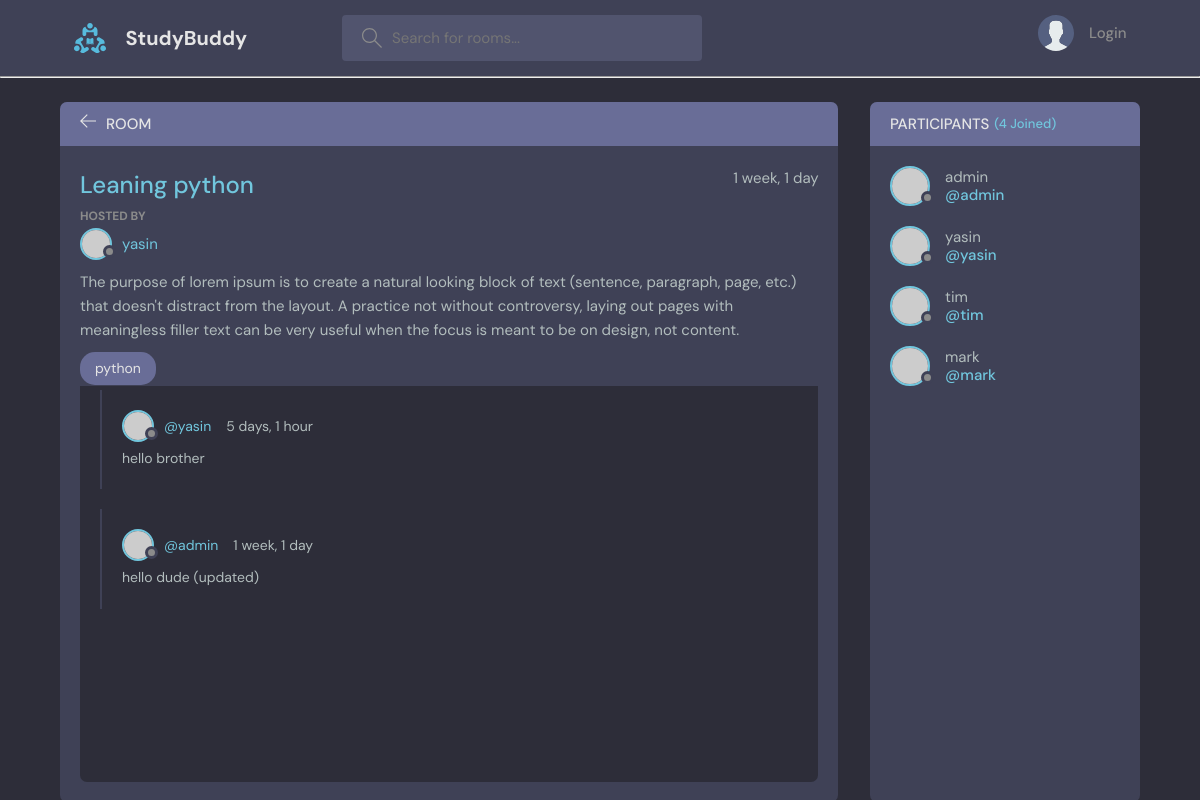
The page /room/1/ on the database as committed earlier.
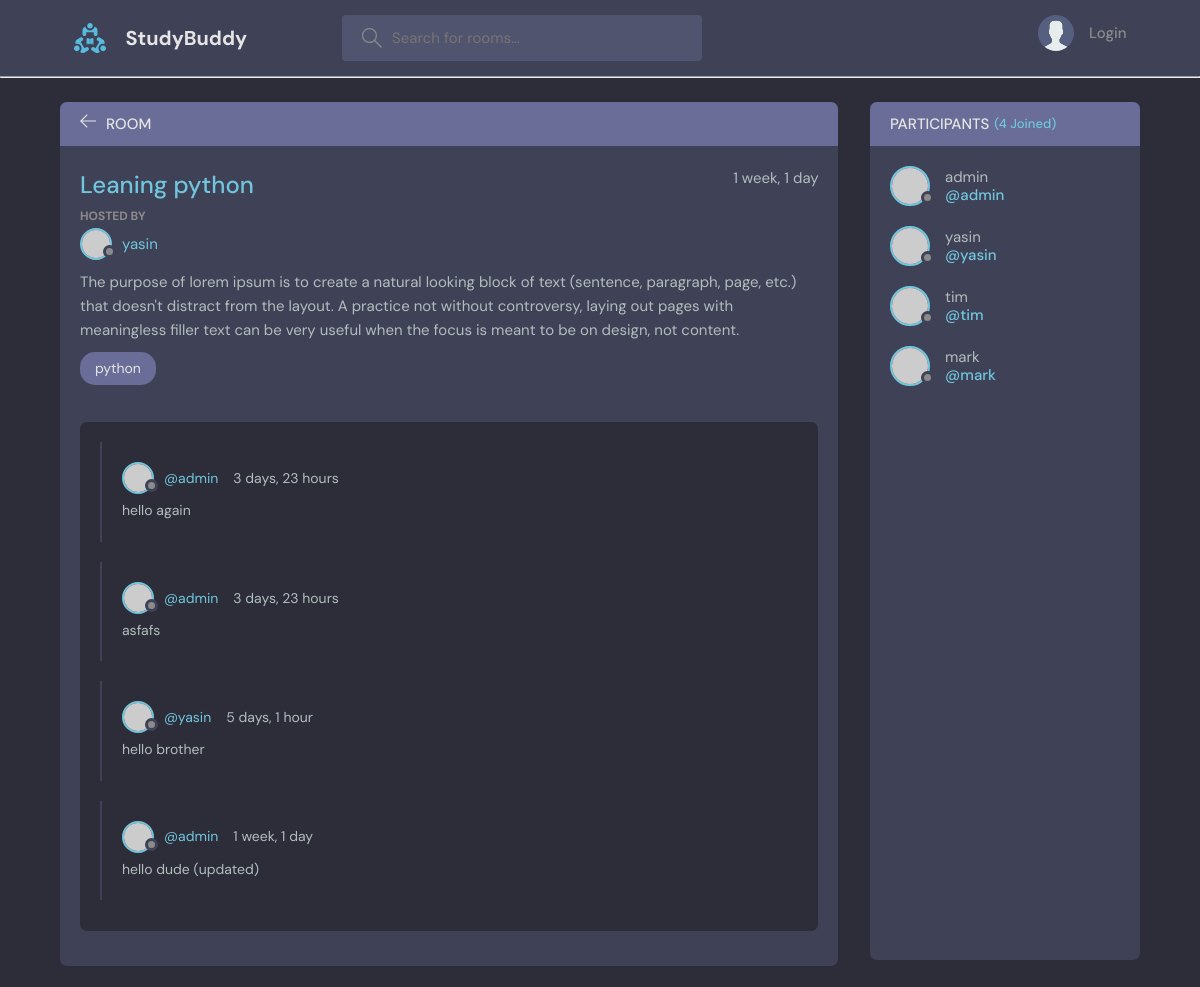
The same page on the database as committed later.
### base/models.py (models this page shows, shortened)
class Message(models.Model):
    user = models.ForeignKey(User,on_delete=models.CASCADE,null=True)
    room = models.ForeignKey(Room,on_delete=models.CASCADE,null=True)
    body = models.TextField()
    updated = models.DateTimeField(auto_now=True)
    created = models.DateTimeField(auto_now_add=True)
    class Meta:
        ordering = ['-updated','-created']

### base/views.py (the view, shortened to what this page needs)
# urls.py: path('room/<str:pk>/',views.room,name='roomurl'),
def room(request,pk):
    room = Room.objects.get(id=pk)
    room_messages = room.message_set.all().order_by('-created')
    participants = room.participants.all()
    context = {'room':room,'room_messages':room_messages,'participants':participants}
    return render (request,'base/room.html',context)

### base/models.py (called while the page is built)
    def __str__ (self):
        return self.name

### base/templates/base/room.html (shortened to what this page needs)
{% extends 'main.html' %}
{% block content %}
  <body>
    <main class="profile-page layout layout--2">
      <div class="container">
        <div class="room">
          <div class="room__top">
            <div class="room__topLeft">
              <a href="{{request.META.HTTP_REFERER}}">
                <svg version="1.1" xmlns="http://www.w3.org/2000/svg" width="32" height="32" viewBox="0 0 32 32">
                  <title>arrow-left</title>
                  <path
                    d="M13.723 2.286l-13.723 13.714 13.719 13.714 1.616-1.611-10.96-10.96h27.625v-2.286h-27.625l10.965-10.965-1.616-1.607z"
                  ></path>
                </svg>
              </a>
              <h3>Room</h3>
            </div>
          </div>
          <div class="room__box scroll">
            <div class="room__header scroll">
              <div class="room__info">
                <h3>{{room.name}}</h3>
                <span>{{room.created|timesince}}</span>
              </div>
              <div class="room__hosted">
                <p>Hosted By</p>
                <a href="#" class="room__author">
                  <div class="avatar avatar--small">
                    <img src="https://randomuser.me/api/portraits/men/37.jpg" />
                  </div>
                  <span>{{room.host.username}}</span>
                </a>
              </div>
              <div class="room__details">
                {{room.description}}
              </div>
              <span class="room__topics">{{room.topic}}</span>
            </div>
            <div class="room__conversation">
              <div class="threads scroll">
                {% for room_message in room_messages %}
                <div class="thread">
                  <div class="thread__top">
                    <div class="thread__author">
                      <a href="{% url 'profileurl' room_message.room.host.id %}" class="thread__authorInfo">
                        <div class="avatar avatar--small">
                          <img src="https://randomuser.me/api/portraits/men/37.jpg" />
                        </div>
                        <span>@{{room_message.user}}</span>
                      </a>
                      <span class="thread__date">{{room_message.created|timesince}}</span>
                    </div>
                  </div>
                  <div class="thread__details">
                    {{room_message.body}}
                  </div>
                </div>
                {% endfor %}
              </div>
            </div>
          </div>
        </div>
        <div class="participants">
          <h3 class="participants__top">Participants <span>({{room.participants.all.count}} Joined)</span></h3>
          <div class="participants__list scroll">
            {% for user in participants %}
            <a href="{% url 'profileurl' user.id %}" class="participant">
              <div class="avatar avatar--medium">
                <img src="https://randomuser.me/api/portraits/men/37.jpg" />
              </div>
              <p>
                {{user}}
                <span>@{{user.username}}</span>
              </p>
            </a>
            {% endfor %}
          </div>
        </div>
      </div>
    </main>
  </body>
</html>
{% endblock %}

Rows that differ between the two databases and show on the page:
added Message: user "admin", created "3 days, 23 hours", body "hello again"
added Message: user "admin", created "3 days, 23 hours", body "asfafs"
